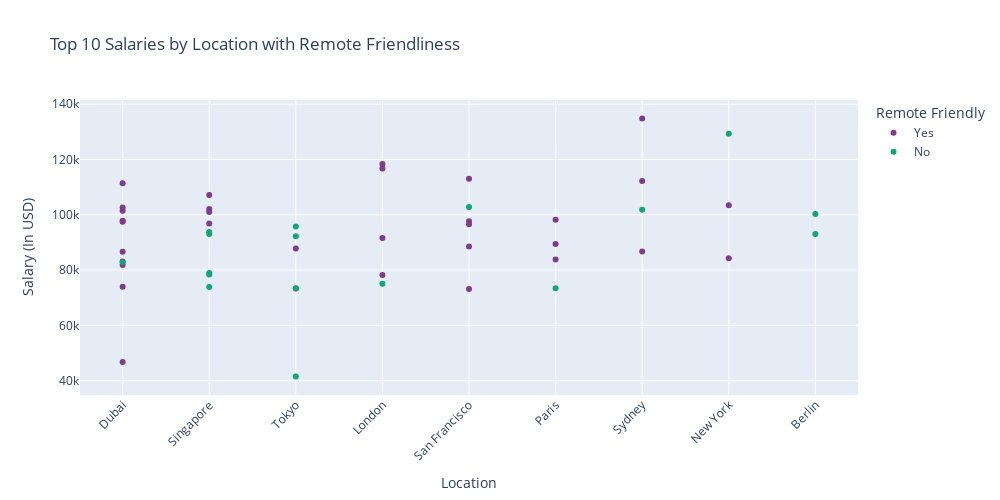

Notebook source saved alongside this figure:
### Code cell
# Salaries by Location
fig = px.scatter(automation_job_market_df.head(50), x='Location', y='Salary_USD', color='Remote_Friendly', title='Top 10 Salaries by Location with Remote Friendliness', size_max=100, color_discrete_sequence=px.colors.qualitative.Bold)

fig.update_layout(xaxis_title='Location', yaxis_title='Salary (In USD)', xaxis_tickangle=-45, legend_title='Remote Friendly', height=500, width=1000)

fig.show()

### Figure 1 — Plotly figure (JSON) as saved in the notebook; plotly's stock layout.template omitted (floating-point values rounded to 4 significant figures)
{"data": [{"hovertemplate": "Remote_Friendly=Yes<br>Location=%{x}<br>Salary_USD=%{y}<extra></extra>", "legendgroup": "Yes", "marker": {"color": "rgb(127, 60, 141)", "symbol": "circle"}, "mode": "markers", "name": "Yes", "orientation": "v", "showlegend": true, "type": "scatter", "x": ["Dubai", "Singapore", "Tokyo", "Singapore", "Dubai", "Singapore", "London", "San Francisco", "Paris", "Singapore", "San Francisco", "Dubai", "Sydney", "Dubai", "Paris", "San Francisco", "Sydney", "Tokyo", "New York", "San Francisco", "Dubai", "London", "London", "Dubai", "Dubai", "San Francisco", "Dubai", "New York", "Sydney", "Dubai", "London", "Dubai", "Paris"], "xaxis": "x", "y": [111400.0, 107200.0, 87750.0, 102100.0, 86610.0, 96830.0, 91570.0, 73150.0, 98210.0, 101000.0, 97650.0, 73920.0, 134800.0, 81790.0, 89400.0, 88540.0, 112200.0, 73320.0, 84270.0, 96550.0, 46710.0, 116800.0, 118300.0, 97850.0, 102600.0, 113000.0, 101500.0, 103500.0, 86710.0, 97440.0, 78250.0, 83130.0, 83780.0], "yaxis": "y"}, {"hovertemplate": "Remote_Friendly=No<br>Location=%{x}<br>Salary_USD=%{y}<extra></extra>", "legendgroup": "No", "marker": {"color": "rgb(17, 165, 121)", "symbol": "circle"}, "mode": "markers", "name": "No", "orientation": "v", "showlegend": true, "type": "scatter", "x": ["Singapore", "Berlin", "San Francisco", "London", "Singapore", "Dubai", "Singapore", "Tokyo", "Tokyo", "Tokyo", "Paris", "New York", "Singapore", "Singapore", "Tokyo", "Berlin", "Sydney"], "xaxis": "x", "y": [93790.0, 93030.0, 102800.0, 75020.0, 78900.0, 82800.0, 78400.0, 73390.0, 41500.0, 95760.0, 73380.0, 129300.0, 73840.0, 93090.0, 92270.0, 100300.0, 101800.0], "yaxis": "y"}], "layout": {"height": 500, "legend": {"title": {"text": "Remote Friendly"}, "tracegroupgap": 0}, "title": {"text": "Top 10 Salaries by Location with Remote Friendliness"}, "width": 1000, "xaxis": {"anchor": "y", "domain": [0, 1], "tickangle": -45, "title": {"text": "Location"}}, "yaxis": {"anchor": "x", "domain": [0, 1], "title": {"text": "Salary (In USD)"}}}}
